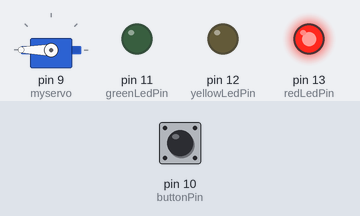
The sketch below on a simulated Arduino Uno, built with avr-gcc and run on an emulated ATmega328P. Shown: servo, output pins drawn as LEDs (lit = HIGH). The inputs (shaded band) are chosen by the test bench; at power-on: pin 10 (buttonPin) LOW.

Above: at 2.8 s.
2.9 s: pin 10 (buttonPin) pulled HIGH for 1.2 s
At 3.5 s:
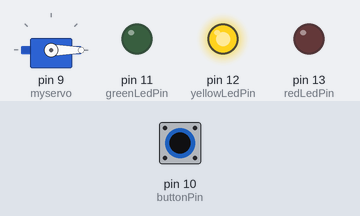
6.4 s: pin 10 (buttonPin) pulled HIGH for 1.2 s
At 10.1 s:
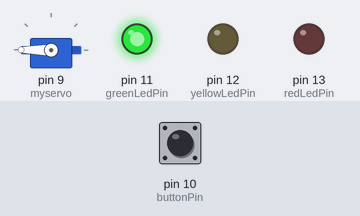
10.2 s: pin 10 (buttonPin) pulled HIGH for 3.2 s
At 12.3 s:
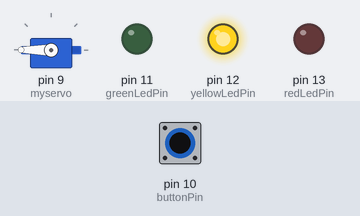
Timing chart, 0 to 20.9 s (numbered marks = the images above; inputs shaded):
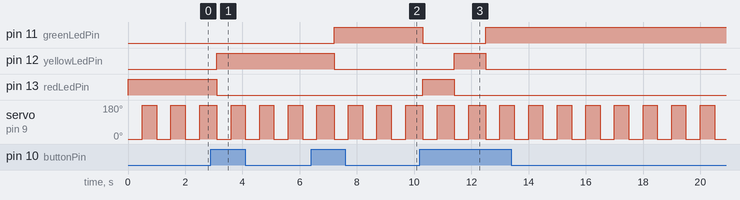

The sketch:

led_servo.ino
```cpp
#include <Servo.h>
Servo myservo;
const int buttonPin = 10;    // Pin untuk tombol
const int greenLedPin = 11;  // Pin untuk LED hijau
const int yellowLedPin = 12; // Pin untuk LED kuning
const int redLedPin = 13;    // Pin untuk LED merah

int ledstate = 0; // Variabel untuk melacak status LED

void setup() {
  pinMode(buttonPin, INPUT);         // Mengatur pin tombol sebagai input
  pinMode(greenLedPin, OUTPUT);      // Mengatur pin LED hijau sebagai output
  pinMode(yellowLedPin, OUTPUT);     // Mengatur pin LED kuning sebagai output
  pinMode(redLedPin, OUTPUT);        // Mengatur pin LED merah sebagai output
  myservo.attach(9);                 // Menghubungkan servo ke pin 9
}

void loop() {
  // Cek jika tombol ditekan
  if (digitalRead(buttonPin) == HIGH) {
    delay(100); // Debouncing sederhana dengan delay 100ms
    if (digitalRead(buttonPin) == HIGH) { // Pastikan tombol masih ditekan
      ledstate++; // Melakukan penambahan status LED
    }
  }

  if (ledstate > 2) {
    ledstate = 0; // Kembali ke status awal jika melewati tiga LED
  }

  // Mengganti status LED sesuai dengan urutan yang diminta
  switch (ledstate) {
    case 0:
      digitalWrite(greenLedPin, LOW);   // LED hijau mati
      digitalWrite(yellowLedPin, LOW); // LED kuning mati
      digitalWrite(redLedPin, HIGH);   // LED merah menyala
      break;
    case 1:
      digitalWrite(greenLedPin, LOW);   // LED hijau mati
      digitalWrite(yellowLedPin, HIGH); // LED kuning menyala
      digitalWrite(redLedPin, LOW);     // LED merah mati
      break;
    case 2:
      digitalWrite(greenLedPin, HIGH);  // LED hijau menyala
      digitalWrite(yellowLedPin, LOW);  // LED kuning mati
      digitalWrite(redLedPin, LOW);     // LED merah mati
      break;
  }

  // Menggerakkan servo
  myservo.write(0);
  delay(500); // Memberikan waktu untuk servo bergerak
  myservo.write(180);
  delay(500); // Memberikan waktu untuk servo bergerak
}
```

Measured:
- after the input at 2.9 s, pin 12 (yellowLedPin): LOW → HIGH after 0.20 s; pin 13 (redLedPin): HIGH → LOW after 0.20 s
- after the input at 6.4 s, pin 11 (greenLedPin): LOW → HIGH after 0.80 s; pin 12 (yellowLedPin): HIGH → LOW after 0.80 s
- after the input at 10.2 s, pin 11 (greenLedPin): HIGH → LOW after 0.10 s, → HIGH 2.2 s later; pin 12 (yellowLedPin): LOW → HIGH after 1.2 s, → LOW 1.1 s later; pin 13 (redLedPin): LOW → HIGH after 0.10 s, → LOW 1.1 s later
- by itself, servo on pin 9 (myservo): alternates 180° for 0.50 s and 0° for 0.50 s
